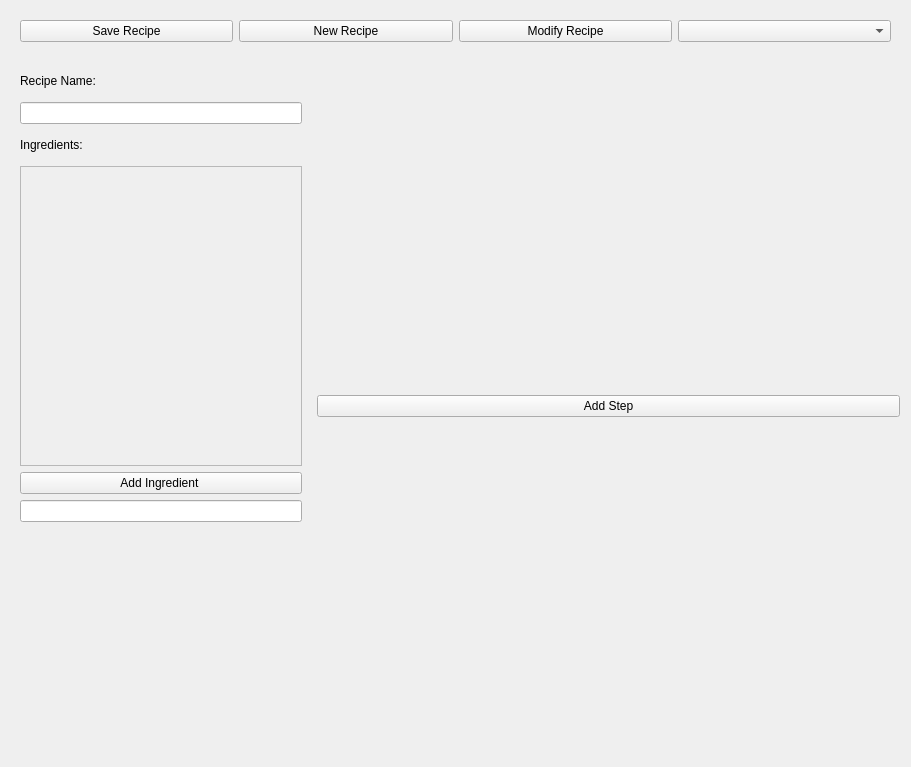
<?xml version="1.0" encoding="UTF-8"?>
<ui version="4.0">
 <class>Form</class>
 <widget class="QWidget" name="Form">
  <property name="geometry">
   <rect>
    <x>0</x>
    <y>0</y>
    <width>911</width>
    <height>767</height>
   </rect>
  </property>
  <property name="sizePolicy">
   <sizepolicy hsizetype="Maximum" vsizetype="Maximum">
    <horstretch>0</horstretch>
    <verstretch>0</verstretch>
   </sizepolicy>
  </property>
  <property name="minimumSize">
   <size>
    <width>0</width>
    <height>767</height>
   </size>
  </property>
  <layout class="QVBoxLayout" name="verticalLayout">
   <item>
    <widget class="QFrame" name="frame">
     <property name="maximumSize">
      <size>
       <width>16777215</width>
       <height>60</height>
      </size>
     </property>
     <layout class="QHBoxLayout" name="button_layout">
      <item>
       <widget class="QPushButton" name="save_button">
        <property name="text">
         <string>Save Recipe</string>
        </property>
       </widget>
      </item>
      <item>
       <widget class="QPushButton" name="clear_button">
        <property name="text">
         <string>New Recipe</string>
        </property>
       </widget>
      </item>
      <item>
       <widget class="QPushButton" name="open_recipe_button">
        <property name="text">
         <string>Modify Recipe</string>
        </property>
       </widget>
      </item>
      <item>
       <widget class="QComboBox" name="recipes_dropdown"/>
      </item>
     </layout>
    </widget>
   </item>
   <item>
    <layout class="QHBoxLayout" name="horizontalLayout_2">
     <item>
      <widget class="QFrame" name="verticalFrame">
       <property name="maximumSize">
        <size>
         <width>300</width>
         <height>16777215</height>
        </size>
       </property>
       <layout class="QVBoxLayout" name="verticalLayout_2">
        <item>
         <widget class="QLabel" name="recipe_name_label">
          <property name="maximumSize">
           <size>
            <width>16777215</width>
            <height>30</height>
           </size>
          </property>
          <property name="text">
           <string>Recipe Name:</string>
          </property>
         </widget>
        </item>
        <item>
         <widget class="QLineEdit" name="recipe_name_input"/>
        </item>
        <item>
         <widget class="QLabel" name="ingredients_label">
          <property name="maximumSize">
           <size>
            <width>16777215</width>
            <height>30</height>
           </size>
          </property>
          <property name="text">
           <string>Ingredients:</string>
          </property>
         </widget>
        </item>
        <item>
         <widget class="QScrollArea" name="ingredient_scroll_area">
          <property name="maximumSize">
           <size>
            <width>16777215</width>
            <height>300</height>
           </size>
          </property>
          <property name="widgetResizable">
           <bool>true</bool>
          </property>
          <widget class="QWidget" name="ingredient_scroll_content">
           <property name="geometry">
            <rect>
             <x>0</x>
             <y>0</y>
             <width>284</width>
             <height>215</height>
            </rect>
           </property>
           <layout class="QGridLayout" name="ingredients_layout_2"/>
          </widget>
         </widget>
        </item>
        <item>
         <widget class="QPushButton" name="add_ingredient_button">
          <property name="text">
           <string>Add Ingredient </string>
          </property>
         </widget>
        </item>
        <item>
         <widget class="QLineEdit" name="new_ingredient_input"/>
        </item>
        <item>
         <widget class="QLabel" name="label">
          <property name="maximumSize">
           <size>
            <width>300</width>
            <height>300</height>
           </size>
          </property>
          <property name="baseSize">
           <size>
            <width>300</width>
            <height>300</height>
           </size>
          </property>
          <property name="text">
           <string/>
          </property>
          <property name="pixmap">
           <pixmap>logo.png</pixmap>
          </property>
          <property name="scaledContents">
           <bool>true</bool>
          </property>
         </widget>
        </item>
       </layout>
      </widget>
     </item>
     <item>
      <layout class="QVBoxLayout" name="verticalLayout_3">
       <item>
        <layout class="QVBoxLayout" name="steps_layout"/>
       </item>
       <item>
        <widget class="QPushButton" name="add_step_button">
         <property name="text">
          <string>Add Step</string>
         </property>
        </widget>
       </item>
      </layout>
     </item>
    </layout>
   </item>
  </layout>
 </widget>
 <resources/>
 <connections/>
</ui>
